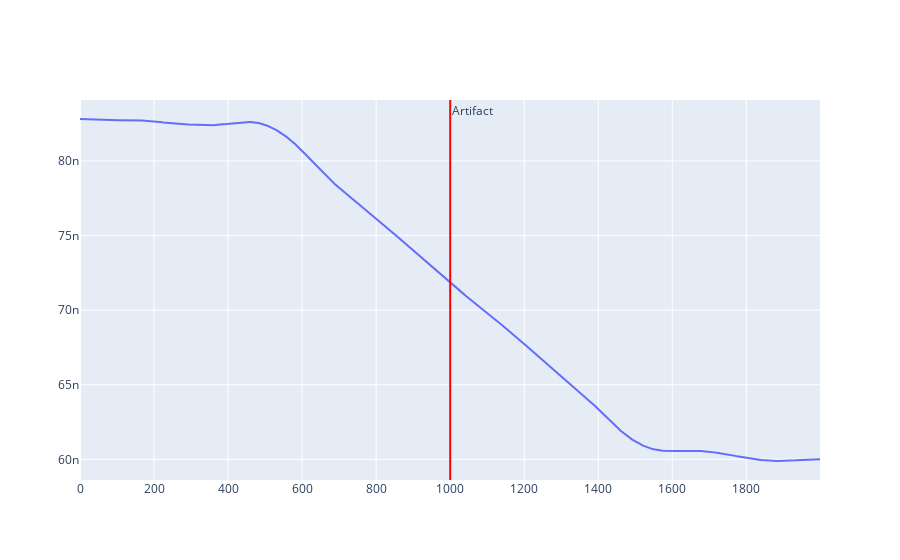

Here is the notebook cell this chart was saved with:
### Code cell
# investigate the artifact

# extract the smoothe_power samples around +- 100 ms around the artifact
eeg_power_artifact = smoothed_power[eeg_sync_idx-1000:eeg_sync_idx+1000]

# plot the artifact_power
fig = go.Figure()

# Add line plot
fig.add_trace(go.Scatter(y=eeg_power_artifact, mode='lines', name='eeg_artifact'))

# Add vertical line at x=125
fig.add_vline(
    x=1000,
    line=dict(color='red', width=2),
    annotation_text="Artifact",
    annotation_position="top right"
)

# Show interactive plot
fig.show()

### Figure 1 — Plotly figure (JSON) as saved in the notebook; plotly's stock layout.template omitted (floating-point values rounded to 4 significant figures; data arrays with more than 128 entries replaced by an {"elided": "..."} marker saying what was removed)
{"data": [{"mode": "lines", "name": "eeg_artifact", "type": "scatter", "y": {"elided": "2000 float values"}}], "layout": {"annotations": [{"showarrow": false, "text": "Artifact", "x": 1000, "xanchor": "left", "xref": "x", "y": 1, "yanchor": "top", "yref": "y domain"}], "shapes": [{"line": {"color": "red", "width": 2}, "type": "line", "x0": 1000, "x1": 1000, "xref": "x", "y0": 0, "y1": 1, "yref": "y domain"}]}}
